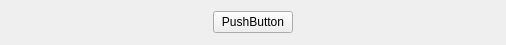
<?xml version="1.0" encoding="UTF-8"?>
<ui version="4.0">
 <class>ButtonGroup</class>
 <widget class="QWidget" name="ButtonGroup">
  <property name="geometry">
   <rect>
    <x>0</x>
    <y>0</y>
    <width>506</width>
    <height>45</height>
   </rect>
  </property>
  <property name="windowTitle">
   <string>Form</string>
  </property>
  <layout class="QHBoxLayout" name="horizontalLayout_4">
   <property name="spacing">
    <number>0</number>
   </property>
   <property name="leftMargin">
    <number>0</number>
   </property>
   <property name="topMargin">
    <number>0</number>
   </property>
   <property name="rightMargin">
    <number>0</number>
   </property>
   <property name="bottomMargin">
    <number>0</number>
   </property>
   <item>
    <widget class="QStackedWidget" name="stackedWidget">
     <property name="currentIndex">
      <number>0</number>
     </property>
     <widget class="QWidget" name="startPage">
      <layout class="QHBoxLayout" name="horizontalLayout_2">
       <item>
        <spacer name="horizontalSpacer">
         <property name="orientation">
          <enum>Qt::Horizontal</enum>
         </property>
         <property name="sizeHint" stdset="0">
          <size>
           <width>195</width>
           <height>20</height>
          </size>
         </property>
        </spacer>
       </item>
       <item>
        <widget class="MyButton" name="start">
         <property name="text">
          <string>PushButton</string>
         </property>
        </widget>
       </item>
       <item>
        <spacer name="horizontalSpacer_2">
         <property name="orientation">
          <enum>Qt::Horizontal</enum>
         </property>
         <property name="sizeHint" stdset="0">
          <size>
           <width>195</width>
           <height>20</height>
          </size>
         </property>
        </spacer>
       </item>
      </layout>
     </widget>
     <widget class="QWidget" name="playCardPage">
      <layout class="QHBoxLayout" name="horizontalLayout">
       <item>
        <spacer name="horizontalSpacer_3">
         <property name="orientation">
          <enum>Qt::Horizontal</enum>
         </property>
         <property name="sizeHint" stdset="0">
          <size>
           <width>195</width>
           <height>20</height>
          </size>
         </property>
        </spacer>
       </item>
       <item>
        <widget class="MyButton" name="playCard">
         <property name="text">
          <string>PushButton</string>
         </property>
        </widget>
       </item>
       <item>
        <spacer name="horizontalSpacer_4">
         <property name="orientation">
          <enum>Qt::Horizontal</enum>
         </property>
         <property name="sizeHint" stdset="0">
          <size>
           <width>195</width>
           <height>20</height>
          </size>
         </property>
        </spacer>
       </item>
      </layout>
     </widget>
     <widget class="QWidget" name="PassOrPlayPage">
      <layout class="QHBoxLayout" name="horizontalLayout_3">
       <item>
        <spacer name="horizontalSpacer_5">
         <property name="orientation">
          <enum>Qt::Horizontal</enum>
         </property>
         <property name="sizeHint" stdset="0">
          <size>
           <width>128</width>
           <height>20</height>
          </size>
         </property>
        </spacer>
       </item>
       <item>
        <widget class="MyButton" name="pass">
         <property name="text">
          <string>PushButton</string>
         </property>
        </widget>
       </item>
       <item>
        <spacer name="horizontalSpacer_7">
         <property name="orientation">
          <enum>Qt::Horizontal</enum>
         </property>
         <property name="sizeType">
          <enum>QSizePolicy::Fixed</enum>
         </property>
         <property name="sizeHint" stdset="0">
          <size>
           <width>40</width>
           <height>15</height>
          </size>
         </property>
        </spacer>
       </item>
       <item>
        <widget class="MyButton" name="playCard1">
         <property name="text">
          <string>PushButton</string>
         </property>
        </widget>
       </item>
       <item>
        <spacer name="horizontalSpacer_6">
         <property name="orientation">
          <enum>Qt::Horizontal</enum>
         </property>
         <property name="sizeHint" stdset="0">
          <size>
           <width>127</width>
           <height>20</height>
          </size>
         </property>
        </spacer>
       </item>
      </layout>
     </widget>
     <widget class="QWidget" name="callLordPage">
      <layout class="QHBoxLayout" name="horizontalLayout_5">
       <item>
        <spacer name="horizontalSpacer_9">
         <property name="orientation">
          <enum>Qt::Horizontal</enum>
         </property>
         <property name="sizeHint" stdset="0">
          <size>
           <width>40</width>
           <height>20</height>
          </size>
         </property>
        </spacer>
       </item>
       <item>
        <widget class="MyButton" name="giveup">
         <property name="text">
          <string>PushButton</string>
         </property>
        </widget>
       </item>
       <item>
        <spacer name="horizontalSpacer_10">
         <property name="orientation">
          <enum>Qt::Horizontal</enum>
         </property>
         <property name="sizeType">
          <enum>QSizePolicy::Fixed</enum>
         </property>
         <property name="sizeHint" stdset="0">
          <size>
           <width>40</width>
           <height>10</height>
          </size>
         </property>
        </spacer>
       </item>
       <item>
        <widget class="MyButton" name="oneScore">
         <property name="text">
          <string>PushButton</string>
         </property>
        </widget>
       </item>
       <item>
        <spacer name="horizontalSpacer_11">
         <property name="orientation">
          <enum>Qt::Horizontal</enum>
         </property>
         <property name="sizeType">
          <enum>QSizePolicy::Fixed</enum>
         </property>
         <property name="sizeHint" stdset="0">
          <size>
           <width>40</width>
           <height>10</height>
          </size>
         </property>
        </spacer>
       </item>
       <item>
        <widget class="MyButton" name="twoScore">
         <property name="text">
          <string>PushButton</string>
         </property>
        </widget>
       </item>
       <item>
        <spacer name="horizontalSpacer_12">
         <property name="orientation">
          <enum>Qt::Horizontal</enum>
         </property>
         <property name="sizeType">
          <enum>QSizePolicy::Fixed</enum>
         </property>
         <property name="sizeHint" stdset="0">
          <size>
           <width>40</width>
           <height>10</height>
          </size>
         </property>
        </spacer>
       </item>
       <item>
        <widget class="MyButton" name="threeScore">
         <property name="text">
          <string>PushButton</string>
         </property>
        </widget>
       </item>
       <item>
        <spacer name="horizontalSpacer_8">
         <property name="orientation">
          <enum>Qt::Horizontal</enum>
         </property>
         <property name="sizeHint" stdset="0">
          <size>
           <width>2</width>
           <height>20</height>
          </size>
         </property>
        </spacer>
       </item>
      </layout>
     </widget>
     <widget class="QWidget" name="nullpage"/>
    </widget>
   </item>
  </layout>
 </widget>
 <customwidgets>
  <customwidget>
   <class>MyButton</class>
   <extends>QPushButton</extends>
   <header>mybutton.h</header>
  </customwidget>
 </customwidgets>
 <resources/>
 <connections/>
</ui>
